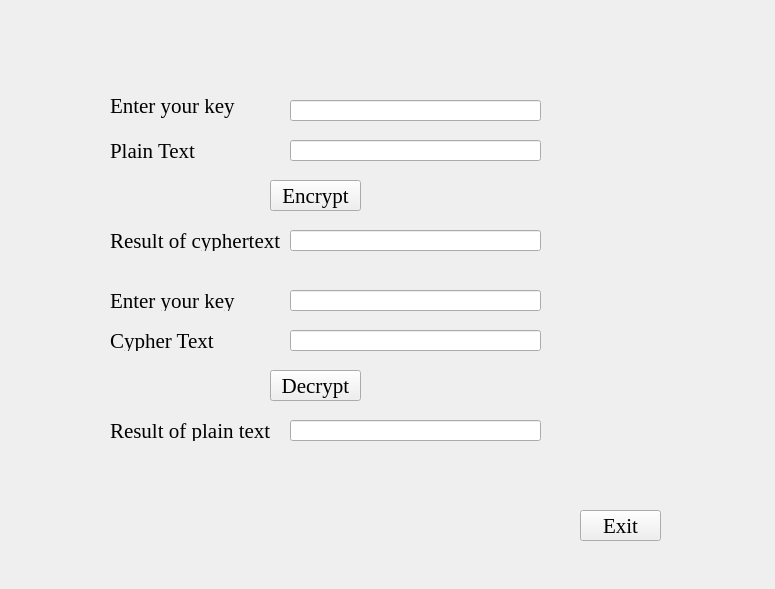
<?xml version="1.0" encoding="UTF-8"?>
<ui version="4.0">
 <class>Form</class>
 <widget class="QWidget" name="Form">
  <property name="geometry">
   <rect>
    <x>0</x>
    <y>0</y>
    <width>775</width>
    <height>589</height>
   </rect>
  </property>
  <property name="minimumSize">
   <size>
    <width>775</width>
    <height>589</height>
   </size>
  </property>
  <property name="maximumSize">
   <size>
    <width>775</width>
    <height>589</height>
   </size>
  </property>
  <property name="windowTitle">
   <string>Form</string>
  </property>
  <widget class="QLineEdit" name="lineEdit_6">
   <property name="geometry">
    <rect>
     <x>290</x>
     <y>420</y>
     <width>251</width>
     <height>21</height>
    </rect>
   </property>
   <property name="minimumSize">
    <size>
     <width>251</width>
     <height>21</height>
    </size>
   </property>
   <property name="maximumSize">
    <size>
     <width>251</width>
     <height>21</height>
    </size>
   </property>
   <property name="font">
    <font>
     <family>Times New Roman</family>
     <pointsize>16</pointsize>
    </font>
   </property>
  </widget>
  <widget class="QLabel" name="label_3">
   <property name="geometry">
    <rect>
     <x>110</x>
     <y>230</y>
     <width>171</width>
     <height>21</height>
    </rect>
   </property>
   <property name="minimumSize">
    <size>
     <width>171</width>
     <height>21</height>
    </size>
   </property>
   <property name="maximumSize">
    <size>
     <width>171</width>
     <height>21</height>
    </size>
   </property>
   <property name="font">
    <font>
     <family>Times New Roman</family>
     <pointsize>16</pointsize>
    </font>
   </property>
   <property name="text">
    <string>Result of cyphertext</string>
   </property>
  </widget>
  <widget class="QLineEdit" name="lineEdit">
   <property name="geometry">
    <rect>
     <x>290</x>
     <y>100</y>
     <width>251</width>
     <height>21</height>
    </rect>
   </property>
   <property name="minimumSize">
    <size>
     <width>251</width>
     <height>21</height>
    </size>
   </property>
   <property name="maximumSize">
    <size>
     <width>251</width>
     <height>21</height>
    </size>
   </property>
   <property name="font">
    <font>
     <family>Times New Roman</family>
     <pointsize>16</pointsize>
    </font>
   </property>
   <property name="text">
    <string/>
   </property>
  </widget>
  <widget class="QLineEdit" name="lineEdit_3">
   <property name="enabled">
    <bool>true</bool>
   </property>
   <property name="geometry">
    <rect>
     <x>290</x>
     <y>230</y>
     <width>251</width>
     <height>21</height>
    </rect>
   </property>
   <property name="minimumSize">
    <size>
     <width>251</width>
     <height>21</height>
    </size>
   </property>
   <property name="maximumSize">
    <size>
     <width>251</width>
     <height>21</height>
    </size>
   </property>
   <property name="font">
    <font>
     <family>Times New Roman</family>
     <pointsize>12</pointsize>
    </font>
   </property>
  </widget>
  <widget class="QLabel" name="label_6">
   <property name="geometry">
    <rect>
     <x>110</x>
     <y>420</y>
     <width>171</width>
     <height>21</height>
    </rect>
   </property>
   <property name="minimumSize">
    <size>
     <width>171</width>
     <height>21</height>
    </size>
   </property>
   <property name="maximumSize">
    <size>
     <width>171</width>
     <height>21</height>
    </size>
   </property>
   <property name="font">
    <font>
     <family>Times New Roman</family>
     <pointsize>16</pointsize>
    </font>
   </property>
   <property name="text">
    <string>Result of plain text</string>
   </property>
  </widget>
  <widget class="QPushButton" name="pushButton_3">
   <property name="geometry">
    <rect>
     <x>580</x>
     <y>510</y>
     <width>81</width>
     <height>31</height>
    </rect>
   </property>
   <property name="font">
    <font>
     <family>Times New Roman</family>
     <pointsize>16</pointsize>
    </font>
   </property>
   <property name="text">
    <string>Exit</string>
   </property>
  </widget>
  <widget class="QLineEdit" name="lineEdit_2">
   <property name="geometry">
    <rect>
     <x>290</x>
     <y>140</y>
     <width>251</width>
     <height>21</height>
    </rect>
   </property>
   <property name="minimumSize">
    <size>
     <width>251</width>
     <height>21</height>
    </size>
   </property>
   <property name="maximumSize">
    <size>
     <width>251</width>
     <height>21</height>
    </size>
   </property>
   <property name="font">
    <font>
     <family>Times New Roman</family>
     <pointsize>16</pointsize>
    </font>
   </property>
  </widget>
  <widget class="QLabel" name="label">
   <property name="geometry">
    <rect>
     <x>110</x>
     <y>90</y>
     <width>141</width>
     <height>31</height>
    </rect>
   </property>
   <property name="minimumSize">
    <size>
     <width>141</width>
     <height>31</height>
    </size>
   </property>
   <property name="maximumSize">
    <size>
     <width>141</width>
     <height>31</height>
    </size>
   </property>
   <property name="font">
    <font>
     <family>Times New Roman</family>
     <pointsize>16</pointsize>
    </font>
   </property>
   <property name="text">
    <string>Enter your key</string>
   </property>
  </widget>
  <widget class="QPushButton" name="pushButton_2">
   <property name="geometry">
    <rect>
     <x>270</x>
     <y>370</y>
     <width>91</width>
     <height>31</height>
    </rect>
   </property>
   <property name="minimumSize">
    <size>
     <width>91</width>
     <height>31</height>
    </size>
   </property>
   <property name="maximumSize">
    <size>
     <width>91</width>
     <height>31</height>
    </size>
   </property>
   <property name="font">
    <font>
     <family>Times New Roman</family>
     <pointsize>16</pointsize>
    </font>
   </property>
   <property name="text">
    <string>Decrypt</string>
   </property>
  </widget>
  <widget class="QLabel" name="label_2">
   <property name="geometry">
    <rect>
     <x>110</x>
     <y>140</y>
     <width>121</width>
     <height>21</height>
    </rect>
   </property>
   <property name="minimumSize">
    <size>
     <width>121</width>
     <height>21</height>
    </size>
   </property>
   <property name="maximumSize">
    <size>
     <width>121</width>
     <height>21</height>
    </size>
   </property>
   <property name="font">
    <font>
     <family>Times New Roman</family>
     <pointsize>16</pointsize>
    </font>
   </property>
   <property name="text">
    <string>Plain Text</string>
   </property>
  </widget>
  <widget class="QLineEdit" name="lineEdit_4">
   <property name="geometry">
    <rect>
     <x>290</x>
     <y>290</y>
     <width>251</width>
     <height>21</height>
    </rect>
   </property>
   <property name="minimumSize">
    <size>
     <width>251</width>
     <height>21</height>
    </size>
   </property>
   <property name="maximumSize">
    <size>
     <width>251</width>
     <height>21</height>
    </size>
   </property>
   <property name="font">
    <font>
     <family>Times New Roman</family>
     <pointsize>16</pointsize>
    </font>
   </property>
  </widget>
  <widget class="QPushButton" name="pushButton">
   <property name="geometry">
    <rect>
     <x>270</x>
     <y>180</y>
     <width>91</width>
     <height>31</height>
    </rect>
   </property>
   <property name="minimumSize">
    <size>
     <width>91</width>
     <height>31</height>
    </size>
   </property>
   <property name="maximumSize">
    <size>
     <width>91</width>
     <height>31</height>
    </size>
   </property>
   <property name="font">
    <font>
     <family>Times New Roman</family>
     <pointsize>16</pointsize>
    </font>
   </property>
   <property name="text">
    <string>Encrypt</string>
   </property>
  </widget>
  <widget class="QLabel" name="label_4">
   <property name="geometry">
    <rect>
     <x>110</x>
     <y>290</y>
     <width>131</width>
     <height>21</height>
    </rect>
   </property>
   <property name="minimumSize">
    <size>
     <width>131</width>
     <height>21</height>
    </size>
   </property>
   <property name="maximumSize">
    <size>
     <width>131</width>
     <height>21</height>
    </size>
   </property>
   <property name="font">
    <font>
     <family>Times New Roman</family>
     <pointsize>16</pointsize>
    </font>
   </property>
   <property name="text">
    <string>Enter your key</string>
   </property>
  </widget>
  <widget class="QLineEdit" name="lineEdit_5">
   <property name="geometry">
    <rect>
     <x>290</x>
     <y>330</y>
     <width>251</width>
     <height>21</height>
    </rect>
   </property>
   <property name="minimumSize">
    <size>
     <width>251</width>
     <height>21</height>
    </size>
   </property>
   <property name="maximumSize">
    <size>
     <width>251</width>
     <height>21</height>
    </size>
   </property>
   <property name="font">
    <font>
     <family>Times New Roman</family>
     <pointsize>12</pointsize>
    </font>
   </property>
  </widget>
  <widget class="QLabel" name="label_5">
   <property name="geometry">
    <rect>
     <x>110</x>
     <y>330</y>
     <width>111</width>
     <height>21</height>
    </rect>
   </property>
   <property name="minimumSize">
    <size>
     <width>111</width>
     <height>21</height>
    </size>
   </property>
   <property name="maximumSize">
    <size>
     <width>111</width>
     <height>21</height>
    </size>
   </property>
   <property name="font">
    <font>
     <family>Times New Roman</family>
     <pointsize>16</pointsize>
    </font>
   </property>
   <property name="text">
    <string>Cypher Text</string>
   </property>
  </widget>
 </widget>
 <resources/>
 <connections/>
</ui>
